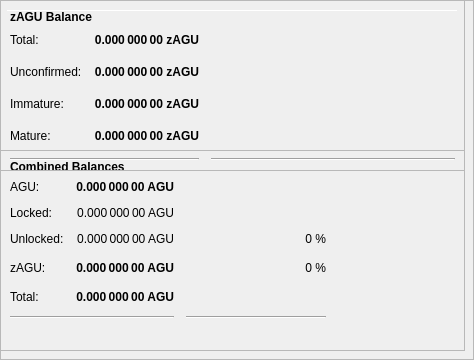
        <widget class="QFrame" name="frameObfuscation">
         <property name="minimumSize">
          <size>
           <width>0</width>
           <height>350</height>
          </size>
         </property>
         <property name="layoutDirection">
          <enum>Qt::LeftToRight</enum>
         </property>
         <property name="frameShape">
          <enum>QFrame::StyledPanel</enum>
         </property>
         <property name="frameShadow">
          <enum>QFrame::Raised</enum>
         </property>
         <widget class="QPushButton" name="runAutoDenom">
          <property name="geometry">
           <rect>
            <x>251</x>
            <y>17</y>
            <width>1</width>
            <height>1</height>
           </rect>
          </property>
          <property name="palette">
           <palette>
            <active>
             <colorrole role="WindowText">
              <brush brushstyle="SolidPattern">
               <color alpha="255">
                <red>0</red>
                <green>0</green>
                <blue>0</blue>
               </color>
              </brush>
             </colorrole>
             <colorrole role="Button">
              <brush brushstyle="SolidPattern">
               <color alpha="255">
                <red>239</red>
                <green>238</green>
                <blue>238</blue>
               </color>
              </brush>
             </colorrole>
             <colorrole role="Light">
              <brush brushstyle="SolidPattern">
               <color alpha="255">
                <red>255</red>
                <green>255</green>
                <blue>255</blue>
               </color>
              </brush>
             </colorrole>
             <colorrole role="Midlight">
              <brush brushstyle="SolidPattern">
               <color alpha="255">
                <red>247</red>
                <green>246</green>
                <blue>246</blue>
               </color>
              </brush>
             </colorrole>
             <colorrole role="Dark">
              <brush brushstyle="SolidPattern">
               <color alpha="255">
                <red>119</red>
                <green>119</green>
                <blue>119</blue>
               </color>
              </brush>
             </colorrole>
             <colorrole role="Mid">
              <brush brushstyle="SolidPattern">
               <color alpha="255">
                <red>159</red>
                <green>159</green>
                <blue>159</blue>
               </color>
              </brush>
             </colorrole>
             <colorrole role="Text">
              <brush brushstyle="SolidPattern">
               <color alpha="255">
                <red>0</red>
                <green>0</green>
                <blue>0</blue>
               </color>
              </brush>
             </colorrole>
             <colorrole role="BrightText">
              <brush brushstyle="SolidPattern">
               <color alpha="255">
                <red>255</red>
                <green>255</green>
                <blue>255</blue>
               </color>
              </brush>
             </colorrole>
             <colorrole role="ButtonText">
              <brush brushstyle="SolidPattern">
               <color alpha="255">
                <red>0</red>
                <green>0</green>
                <blue>0</blue>
               </color>
              </brush>
             </colorrole>
             <colorrole role="Base">
              <brush brushstyle="SolidPattern">
               <color alpha="255">
                <red>255</red>
                <green>255</green>
                <blue>255</blue>
               </color>
              </brush>
             </colorrole>
             <colorrole role="Window">
              <brush brushstyle="SolidPattern">
               <color alpha="255">
                <red>239</red>
                <green>238</green>
                <blue>238</blue>
               </color>
              </brush>
             </colorrole>
             <colorrole role="Shadow">
              <brush brushstyle="SolidPattern">
               <color alpha="255">
                <red>0</red>
                <green>0</green>
                <blue>0</blue>
               </color>
              </brush>
             </colorrole>
             <colorrole role="AlternateBase">
              <brush brushstyle="SolidPattern">
               <color alpha="255">
                <red>247</red>
                <green>246</green>
                <blue>246</blue>
               </color>
              </brush>
             </colorrole>
             <colorrole role="ToolTipBase">
              <brush brushstyle="SolidPattern">
               <color alpha="255">
                <red>255</red>
                <green>255</green>
                <blue>220</blue>
               </color>
              </brush>
             </colorrole>
             <colorrole role="ToolTipText">
              <brush brushstyle="SolidPattern">
               <color alpha="255">
                <red>0</red>
                <green>0</green>
                <blue>0</blue>
               </color>
              </brush>
             </colorrole>
            </active>
            <inactive>
             <colorrole role="WindowText">
              <brush brushstyle="SolidPattern">
               <color alpha="255">
                <red>0</red>
                <green>0</green>
                <blue>0</blue>
               </color>
              </brush>
             </colorrole>
             <colorrole role="Button">
              <brush brushstyle="SolidPattern">
               <color alpha="255">
                <red>239</red>
                <green>238</green>
                <blue>238</blue>
               </color>
              </brush>
             </colorrole>
             <colorrole role="Light">
              <brush brushstyle="SolidPattern">
               <color alpha="255">
                <red>255</red>
                <green>255</green>
                <blue>255</blue>
               </color>
              </brush>
             </colorrole>
             <colorrole role="Midlight">
              <brush brushstyle="SolidPattern">
               <color alpha="255">
                <red>247</red>
                <green>246</green>
                <blue>246</blue>
               </color>
              </brush>
             </colorrole>
             <colorrole role="Dark">
              <brush brushstyle="SolidPattern">
               <color alpha="255">
                <red>119</red>
                <green>119</green>
                <blue>119</blue>
               </color>
              </brush>
             </colorrole>
             <colorrole role="Mid">
              <brush brushstyle="SolidPattern">
               <color alpha="255">
                <red>159</red>
                <green>159</green>
                <blue>159</blue>
               </color>
              </brush>
             </colorrole>
             <colorrole role="Text">
              <brush brushstyle="SolidPattern">
               <color alpha="255">
                <red>0</red>
                <green>0</green>
                <blue>0</blue>
               </color>
              </brush>
             </colorrole>
             <colorrole role="BrightText">
              <brush brushstyle="SolidPattern">
               <color alpha="255">
                <red>255</red>
                <green>255</green>
                <blue>255</blue>
               </color>
              </brush>
             </colorrole>
             <colorrole role="ButtonText">
              <brush brushstyle="SolidPattern">
               <color alpha="255">
                <red>0</red>
                <green>0</green>
                <blue>0</blue>
               </color>
              </brush>
             </colorrole>
             <colorrole role="Base">
              <brush brushstyle="SolidPattern">
               <color alpha="255">
                <red>255</red>
                <green>255</green>
                <blue>255</blue>
               </color>
              </brush>
             </colorrole>
             <colorrole role="Window">
              <brush brushstyle="SolidPattern">
               <color alpha="255">
                <red>239</red>
                <green>238</green>
                <blue>238</blue>
               </color>
              </brush>
             </colorrole>
             <colorrole role="Shadow">
              <brush brushstyle="SolidPattern">
               <color alpha="255">
                <red>0</red>
                <green>0</green>
                <blue>0</blue>
               </color>
              </brush>
             </colorrole>
             <colorrole role="AlternateBase">
              <brush brushstyle="SolidPattern">
               <color alpha="255">
                <red>247</red>
                <green>246</green>
                <blue>246</blue>
               </color>
              </brush>
             </colorrole>
             <colorrole role="ToolTipBase">
              <brush brushstyle="SolidPattern">
               <color alpha="255">
                <red>255</red>
                <green>255</green>
                <blue>220</blue>
               </color>
              </brush>
             </colorrole>
             <colorrole role="ToolTipText">
              <brush brushstyle="SolidPattern">
               <color alpha="255">
                <red>0</red>
                <green>0</green>
                <blue>0</blue>
               </color>
              </brush>
             </colorrole>
            </inactive>
            <disabled>
             <colorrole role="WindowText">
              <brush brushstyle="SolidPattern">
               <color alpha="255">
                <red>119</red>
                <green>119</green>
                <blue>119</blue>
               </color>
              </brush>
             </colorrole>
             <colorrole role="Button">
              <brush brushstyle="SolidPattern">
               <color alpha="255">
                <red>239</red>
                <green>238</green>
                <blue>238</blue>
               </color>
              </brush>
             </colorrole>
             <colorrole role="Light">
              <brush brushstyle="SolidPattern">
               <color alpha="255">
                <red>255</red>
                <green>255</green>
                <blue>255</blue>
               </color>
              </brush>
             </colorrole>
             <colorrole role="Midlight">
              <brush brushstyle="SolidPattern">
               <color alpha="255">
                <red>247</red>
                <green>246</green>
                <blue>246</blue>
               </color>
              </brush>
             </colorrole>
             <colorrole role="Dark">
              <brush brushstyle="SolidPattern">
               <color alpha="255">
                <red>119</red>
                <green>119</green>
                <blue>119</blue>
               </color>
              </brush>
             </colorrole>
             <colorrole role="Mid">
              <brush brushstyle="SolidPattern">
               <color alpha="255">
                <red>159</red>
                <green>159</green>
                <blue>159</blue>
               </color>
              </brush>
             </colorrole>
             <colorrole role="Text">
              <brush brushstyle="SolidPattern">
               <color alpha="255">
                <red>119</red>
                <green>119</green>
                <blue>119</blue>
               </color>
              </brush>
             </colorrole>
             <colorrole role="BrightText">
              <brush brushstyle="SolidPattern">
               <color alpha="255">
                <red>255</red>
                <green>255</green>
                <blue>255</blue>
               </color>
              </brush>
             </colorrole>
             <colorrole role="ButtonText">
              <brush brushstyle="SolidPattern">
               <color alpha="255">
                <red>119</red>
                <green>119</green>
                <blue>119</blue>
               </color>
              </brush>
             </colorrole>
             <colorrole role="Base">
              <brush brushstyle="SolidPattern">
               <color alpha="255">
                <red>239</red>
                <green>238</green>
                <blue>238</blue>
               </color>
              </brush>
             </colorrole>
             <colorrole role="Window">
              <brush brushstyle="SolidPattern">
               <color alpha="255">
                <red>239</red>
                <green>238</green>
                <blue>238</blue>
               </color>
              </brush>
             </colorrole>
             <colorrole role="Shadow">
              <brush brushstyle="SolidPattern">
               <color alpha="255">
                <red>0</red>
                <green>0</green>
                <blue>0</blue>
               </color>
              </brush>
             </colorrole>
             <colorrole role="AlternateBase">
              <brush brushstyle="SolidPattern">
               <color alpha="255">
                <red>239</red>
                <green>238</green>
                <blue>238</blue>
               </color>
              </brush>
             </colorrole>
             <colorrole role="ToolTipBase">
              <brush brushstyle="SolidPattern">
               <color alpha="255">
                <red>255</red>
                <green>255</green>
                <blue>220</blue>
               </color>
              </brush>
             </colorrole>
             <colorrole role="ToolTipText">
              <brush brushstyle="SolidPattern">
               <color alpha="255">
                <red>0</red>
                <green>0</green>
                <blue>0</blue>
               </color>
              </brush>
             </colorrole>
            </disabled>
           </palette>
          </property>
          <property name="focusPolicy">
           <enum>Qt::NoFocus</enum>
          </property>
          <property name="autoFillBackground">
           <bool>true</bool>
          </property>
          <property name="text">
           <string/>
          </property>
          <property name="flat">
           <bool>true</bool>
          </property>
         </widget>
         <widget class="Line" name="line">
          <property name="geometry">
           <rect>
            <x>7</x>
            <y>10</y>
            <width>451</width>
            <height>1</height>
           </rect>
          </property>
          <property name="orientation">
           <enum>Qt::Horizontal</enum>
          </property>
         </widget>
         <widget class="QFrame" name="frame_3">
          <property name="geometry">
           <rect>
            <x>0</x>
            <y>150</y>
            <width>465</width>
            <height>201</height>
           </rect>
          </property>
          <property name="frameShape">
           <enum>QFrame::StyledPanel</enum>
          </property>
          <property name="frameShadow">
           <enum>QFrame::Raised</enum>
          </property>
          <layout class="QVBoxLayout" name="verticalLayout_5">
           <item>
            <layout class="QHBoxLayout" name="horizontalLayout_5" stretch="0">
             <item>
              <widget class="QLabel" name="label_5z">
               <property name="maximumSize">
                <size>
                 <width>16777215</width>
                 <height>20</height>
                </size>
               </property>
               <property name="font">
                <font>
                 <weight>75</weight>
                 <bold>true</bold>
                </font>
               </property>
               <property name="toolTip">
                <string>Combined Balances (including unconfirmed and immature coins)</string>
               </property>
               <property name="text">
                <string>&lt;html&gt;&lt;head/&gt;&lt;body&gt;&lt;p&gt;Combined Balances&lt;/p&gt;&lt;/body&gt;&lt;/html&gt;</string>
               </property>
              </widget>
             </item>
            </layout>
           </item>
           <item>
            <layout class="QGridLayout" name="gridLayout_3">
             <property name="spacing">
              <number>12</number>
             </property>
             <item row="7" column="0" colspan="2">
              <widget class="Line" name="lineSpendableBalance_3">
               <property name="orientation">
                <enum>Qt::Horizontal</enum>
               </property>
              </widget>
             </item>
             <item row="7" column="2">
              <widget class="Line" name="lineWatchBalance_3">
               <property name="sizePolicy">
                <sizepolicy hsizetype="Preferred" vsizetype="Fixed">
                 <horstretch>0</horstretch>
                 <verstretch>0</verstretch>
                </sizepolicy>
               </property>
               <property name="minimumSize">
                <size>
                 <width>140</width>
                 <height>0</height>
                </size>
               </property>
               <property name="orientation">
                <enum>Qt::Horizontal</enum>
               </property>
              </widget>
             </item>
             <item row="4" column="1">
              <widget class="QLabel" name="labelzBalancez">
               <property name="font">
                <font>
                 <weight>75</weight>
                 <bold>true</bold>
                </font>
               </property>
               <property name="cursor">
                <cursorShape>IBeamCursor</cursorShape>
               </property>
               <property name="toolTip">
                <string>Total of transactions that have yet to be confirmed, and do not yet count toward the spendable balance</string>
               </property>
               <property name="text">
                <string notr="true">0.000 000 00 AGU</string>
               </property>
               <property name="alignment">
                <set>Qt::AlignRight|Qt::AlignTrailing|Qt::AlignVCenter</set>
               </property>
               <property name="textInteractionFlags">
                <set>Qt::LinksAccessibleByMouse|Qt::TextSelectableByKeyboard|Qt::TextSelectableByMouse</set>
               </property>
              </widget>
             </item>
             <item row="6" column="1">
              <widget class="QLabel" name="labelTotalz">
               <property name="font">
                <font>
                 <weight>75</weight>
                 <bold>true</bold>
                </font>
               </property>
               <property name="cursor">
                <cursorShape>IBeamCursor</cursorShape>
               </property>
               <property name="toolTip">
                <string>Total Balance, including unconfirmed and immature coins.</string>
               </property>
               <property name="text">
                <string notr="true">0.000 000 00 AGU</string>
               </property>
               <property name="alignment">
                <set>Qt::AlignRight|Qt::AlignTrailing|Qt::AlignVCenter</set>
               </property>
               <property name="textInteractionFlags">
                <set>Qt::LinksAccessibleByMouse|Qt::TextSelectableByKeyboard|Qt::TextSelectableByMouse</set>
               </property>
              </widget>
             </item>
             <item row="4" column="3">
              <spacer name="horizontalSpacer_6">
               <property name="orientation">
                <enum>Qt::Horizontal</enum>
               </property>
               <property name="sizeHint" stdset="0">
                <size>
                 <width>40</width>
                 <height>20</height>
                </size>
               </property>
              </spacer>
             </item>
             <item row="6" column="0">
              <widget class="QLabel" name="labelTotalTextz">
               <property name="text">
                <string>Total:</string>
               </property>
              </widget>
             </item>
             <item row="1" column="0">
              <widget class="QLabel" name="labelBalanceTextz">
               <property name="text">
                <string>AGU:</string>
               </property>
              </widget>
             </item>
             <item row="1" column="1">
              <widget class="QLabel" name="labelBalancez">
               <property name="font">
                <font>
                 <weight>75</weight>
                 <bold>true</bold>
                </font>
               </property>
               <property name="cursor">
                <cursorShape>IBeamCursor</cursorShape>
               </property>
               <property name="toolTip">
                <string>Your current spendable balance</string>
               </property>
               <property name="text">
                <string notr="true">0.000 000 00 AGU</string>
               </property>
               <property name="alignment">
                <set>Qt::AlignRight|Qt::AlignTrailing|Qt::AlignVCenter</set>
               </property>
               <property name="textInteractionFlags">
                <set>Qt::LinksAccessibleByMouse|Qt::TextSelectableByKeyboard|Qt::TextSelectableByMouse</set>
               </property>
              </widget>
             </item>
             <item row="4" column="0">
              <widget class="QLabel" name="labelzBalanceTextz">
               <property name="toolTip">
                <string/>
               </property>
               <property name="text">
                <string>zAGU:</string>
               </property>
              </widget>
             </item>
             <item row="4" column="2">
              <widget class="QLabel" name="labelzAGUPercent">
               <property name="toolTip">
                <string>Current percentage of zAGU.
If AutoMint is enabled this percentage will settle around the configured AutoMint percentage (default = 10%)</string>
               </property>
               <property name="text">
                <string>0 %</string>
               </property>
               <property name="alignment">
                <set>Qt::AlignRight|Qt::AlignTrailing|Qt::AlignVCenter</set>
               </property>
              </widget>
             </item>
             <item row="6" column="2">
              <widget class="QLabel" name="label100Percent">
               <property name="text">
                <string/>
               </property>
               <property name="alignment">
                <set>Qt::AlignRight|Qt::AlignTrailing|Qt::AlignVCenter</set>
               </property>
              </widget>
             </item>
             <item row="2" column="1">
              <widget class="QLabel" name="labelLockedBalance">
               <property name="toolTip">
                <string>Locked AGU or Masternode collaterals. These are excluded from zAGU minting.</string>
               </property>
               <property name="text">
                <string>0.000 000 00 AGU</string>
               </property>
               <property name="alignment">
                <set>Qt::AlignRight|Qt::AlignTrailing|Qt::AlignVCenter</set>
               </property>
              </widget>
             </item>
             <item row="2" column="0">
              <widget class="QLabel" name="labelLockedBalanceText">
               <property name="toolTip">
                <string>Locked AGU or Masternode collaterals. These are excluded from zAGU minting.</string>
               </property>
               <property name="text">
                <string>Locked:</string>
               </property>
              </widget>
             </item>
             <item row="3" column="0">
              <widget class="QLabel" name="labelUnLockedBalanceText">
               <property name="toolTip">
                <string>Unlocked AGUs. These can be used for zAGU minting.</string>
               </property>
               <property name="text">
                <string>Unlocked:</string>
               </property>
              </widget>
             </item>
             <item row="3" column="1">
              <widget class="QLabel" name="labelUnLockedBalance">
               <property name="toolTip">
                <string>Unlocked AGUs. These can be used for zAGU minting.</string>
               </property>
               <property name="text">
                <string>0.000 000 00 AGU</string>
               </property>
               <property name="alignment">
                <set>Qt::AlignRight|Qt::AlignTrailing|Qt::AlignVCenter</set>
               </property>
              </widget>
             </item>
             <item row="3" column="2">
              <widget class="QLabel" name="labelAGUPercent">
               <property name="text">
                <string>0 %</string>
               </property>
               <property name="alignment">
                <set>Qt::AlignRight|Qt::AlignTrailing|Qt::AlignVCenter</set>
               </property>
              </widget>
             </item>
            </layout>
           </item>
           <item>
            <spacer name="verticalSpacer">
             <property name="orientation">
              <enum>Qt::Vertical</enum>
             </property>
             <property name="sizeHint" stdset="0">
              <size>
               <width>20</width>
               <height>40</height>
              </size>
             </property>
            </spacer>
           </item>
          </layout>
         </widget>
         <widget class="QFrame" name="frame_4">
          <property name="geometry">
           <rect>
            <x>0</x>
            <y>0</y>
            <width>465</width>
            <height>171</height>
           </rect>
          </property>
          <property name="frameShape">
           <enum>QFrame::StyledPanel</enum>
          </property>
          <property name="frameShadow">
           <enum>QFrame::Raised</enum>
          </property>
          <layout class="QVBoxLayout" name="verticalLayout_7">
           <item>
            <layout class="QHBoxLayout" name="horizontalLayout_8" stretch="0">
             <item>
              <widget class="QLabel" name="label_5z_3">
               <property name="maximumSize">
                <size>
                 <width>16777215</width>
                 <height>20</height>
                </size>
               </property>
               <property name="font">
                <font>
                 <weight>75</weight>
                 <bold>true</bold>
                </font>
               </property>
               <property name="text">
                <string>zAGU Balance</string>
               </property>
              </widget>
             </item>
            </layout>
           </item>
           <item>
            <layout class="QGridLayout" name="gridLayout_5">
             <property name="spacing">
              <number>12</number>
             </property>
             <item row="4" column="0">
              <widget class="QLabel" name="labelzBalanceMatureText">
               <property name="toolTip">
                <string>Mature: more than 20 confirmation and more than 1 mints of the same denomination after it was minted.
These zAGU are spendable.</string>
               </property>
               <property name="text">
                <string>Mature:</string>
               </property>
              </widget>
             </item>
             <item row="5" column="0" colspan="2">
              <widget class="Line" name="lineSpendableBalance_5">
               <property name="orientation">
                <enum>Qt::Horizontal</enum>
               </property>
              </widget>
             </item>
             <item row="1" column="1">
              <widget class="QLabel" name="labelzBalance">
               <property name="font">
                <font>
                 <weight>75</weight>
                 <bold>true</bold>
                </font>
               </property>
               <property name="cursor">
                <cursorShape>IBeamCursor</cursorShape>
               </property>
               <property name="toolTip">
                <string>All available zAGU, unconfirmed and immature zAGU included.</string>
               </property>
               <property name="text">
                <string notr="true">0.000 000 00 zAGU</string>
               </property>
               <property name="alignment">
                <set>Qt::AlignRight|Qt::AlignTrailing|Qt::AlignVCenter</set>
               </property>
               <property name="textInteractionFlags">
                <set>Qt::LinksAccessibleByMouse|Qt::TextSelectableByKeyboard|Qt::TextSelectableByMouse</set>
               </property>
              </widget>
             </item>
             <item row="5" column="2">
              <widget class="Line" name="lineWatchBalance_5">
               <property name="sizePolicy">
                <sizepolicy hsizetype="Preferred" vsizetype="Fixed">
                 <horstretch>0</horstretch>
                 <verstretch>0</verstretch>
                </sizepolicy>
               </property>
               <property name="minimumSize">
                <size>
                 <width>140</width>
                 <height>0</height>
                </size>
               </property>
               <property name="orientation">
                <enum>Qt::Horizontal</enum>
               </property>
              </widget>
             </item>
             <item row="1" column="0">
              <widget class="QLabel" name="labelzBalanceText">
               <property name="toolTip">
                <string>All available zAGU, unconfirmed and immature zAGU included.</string>
               </property>
               <property name="text">
                <string>Total:</string>
               </property>
              </widget>
             </item>
             <item row="1" column="2">
              <spacer name="horizontalSpacer_8">
               <property name="orientation">
                <enum>Qt::Horizontal</enum>
               </property>
               <property name="sizeHint" stdset="0">
                <size>
                 <width>40</width>
                 <height>20</height>
                </size>
               </property>
              </spacer>
             </item>
             <item row="4" column="2">
              <spacer name="horizontalSpacer_4">
               <property name="orientation">
                <enum>Qt::Horizontal</enum>
               </property>
               <property name="sizeHint" stdset="0">
                <size>
                 <width>40</width>
                 <height>20</height>
                </size>
               </property>
              </spacer>
             </item>
             <item row="4" column="1">
              <widget class="QLabel" name="labelzBalanceMature">
               <property name="font">
                <font>
                 <weight>75</weight>
                 <bold>true</bold>
                </font>
               </property>
               <property name="toolTip">
                <string>Mature: more than 20 confirmation and more than 1 mints of the same denomination after it was minted.
These zAGU are spendable.</string>
               </property>
               <property name="text">
                <string>0.000 000 00 zAGU</string>
               </property>
               <property name="alignment">
                <set>Qt::AlignRight|Qt::AlignTrailing|Qt::AlignVCenter</set>
               </property>
              </widget>
             </item>
             <item row="2" column="0">
              <widget class="QLabel" name="labelzBalanceUnconfirmedText">
               <property name="toolTip">
                <string>Unconfirmed: less than 20 confirmations
Immature: confirmed, but less than 1 mints of the same denomination after it was minted</string>
               </property>
               <property name="text">
                <string>Unconfirmed:</string>
               </property>
              </widget>
             </item>
             <item row="2" column="1">
              <widget class="QLabel" name="labelzBalanceUnconfirmed">
               <property name="font">
                <font>
                 <weight>75</weight>
                 <bold>true</bold>
                </font>
               </property>
               <property name="toolTip">
                <string>Unconfirmed: less than 20 confirmations
Immature: confirmed, but less than 1 mints of the same denomination after it was minted</string>
               </property>
               <property name="text">
                <string>0.000 000 00 zAGU</string>
               </property>
               <property name="alignment">
                <set>Qt::AlignRight|Qt::AlignTrailing|Qt::AlignVCenter</set>
               </property>
              </widget>
             </item>
             <item row="2" column="2">
              <spacer name="horizontalSpacer_5">
               <property name="orientation">
                <enum>Qt::Horizontal</enum>
               </property>
               <property name="sizeHint" stdset="0">
                <size>
                 <width>40</width>
                 <height>20</height>
                </size>
               </property>
              </spacer>
             </item>
             <item row="3" column="0">
              <widget class="QLabel" name="labelzBalanceImmatureText">
               <property name="toolTip">
                <string>Unconfirmed: less than 20 confirmations
Immature: confirmed, but less than 1 mints of the same denomination after it was minted</string>
               </property>
               <property name="text">
                <string>Immature:</string>
               </property>
              </widget>
             </item>
             <item row="3" column="1">
              <widget class="QLabel" name="labelzBalanceImmature">
               <property name="font">
                <font>
                 <weight>75</weight>
                 <bold>true</bold>
                </font>
               </property>
               <property name="toolTip">
                <string>Unconfirmed: less than 20 confirmations
Immature: confirmed, but less than 1 mints of the same denomination after it was minted</string>
               </property>
               <property name="text">
                <string>0.000 000 00 zAGU</string>
               </property>
               <property name="alignment">
                <set>Qt::AlignRight|Qt::AlignTrailing|Qt::AlignVCenter</set>
               </property>
              </widget>
             </item>
             <item row="3" column="2">
              <spacer name="horizontalSpacer_7">
               <property name="orientation">
                <enum>Qt::Horizontal</enum>
               </property>
               <property name="sizeHint" stdset="0">
                <size>
                 <width>40</width>
                 <height>20</height>
                </size>
               </property>
              </spacer>
             </item>
            </layout>
           </item>
          </layout>
         </widget>
        </widget>
